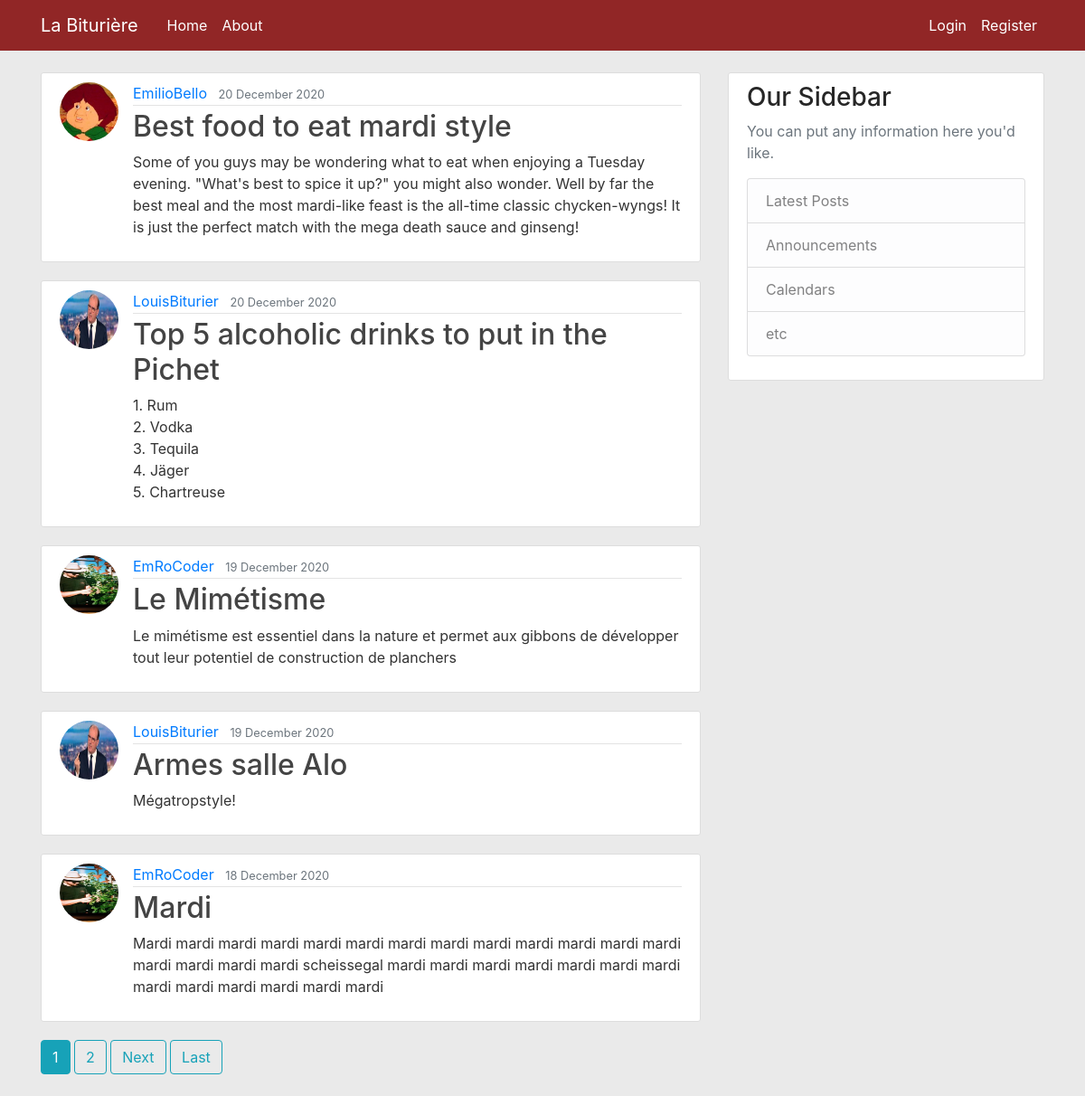
The page / on the database its author committed.
### blog/models.py (models this page shows, shortened)
class Post(models.Model):
    title = models.CharField(max_length=100)
    content = models.TextField()
    date_posted = models.DateTimeField(default=timezone.now)
    author = models.ForeignKey(User, on_delete=models.CASCADE)

### users/models.py (models this page shows, shortened)
class Profile(models.Model):
    user = models.OneToOneField(User, on_delete=models.CASCADE)
    image = models.ImageField(default='default.jpg', upload_to='profile_pics')

### blog/views.py (the view)
# urls.py: path('', PostListView.as_view(), name='blog-home'),
class PostListView(ListView):
    model = Post
    template_name = 'blog/home.html'
    context_object_name = 'posts'
    ordering = ['-date_posted']
    paginate_by = 5

### blog/templates/blog/home.html (shortened to what this page needs)
{% extends "blog/base.html" %}
{% block content %}
    {% for post in posts %}
        <article class="media content-section">
          <img class="rounded-circle article-img" src="{{ post.author.profile.image.url }}">
          <div class="media-body">
            <div class="article-metadata">
              <a class="mr-2" href="{% url 'user-posts' post.author.username %}">{{ post.author }}</a>
              <small class="text-muted">{{ post.date_posted|date:"d F Y" }}</small>
            </div>
            <h2><a class="article-title" href="{% url 'post-detail' post.id %}">{{ post.title }}</a></h2>
            <p class="article-content">{{ post.content }}</p>
          </div>
        </article>
    {% endfor %}
    {% if is_paginated %}
        {% for num in page_obj.paginator.page_range %}
            {% if page_obj.number == num %}
                <a class='btn btn-info mb-4' href="?page={{ num }}">{{ num }}</a>
            {% elif num > page_obj.number|add:'-3' and num < page_obj.number|add:'3' %}
                <a class='btn btn-outline-info mb-4' href="?page={{ num }}">{{ num }}</a>
            {% endif %}
        {% endfor %}
        {% if page_obj.has_next %}
            <a class='btn btn-outline-info mb-4' href="?page={{ page_obj.next_page_number }}">Next</a>
            <a class='btn btn-outline-info mb-4' href="?page={{ page_obj.paginator.num_pages }}">Last</a>
        {% endif %}
    {% endif %}
{% endblock content %}

### blog/templates/blog/base.html (shortened to what this page needs)
{% load static %}
<!DOCTYPE html>
<html lang="en">
<head>
    <link rel="stylesheet" href="https://maxcdn.bootstrapcdn.com/bootstrap/4.0.0/css/bootstrap.min.css">
    <link rel="stylesheet" type="text/css" href="{% static 'blog/main.css' %}">
</head>
<body>
    <header class="site-header">
      <nav class="navbar navbar-expand-md navbar-dark bg-steel fixed-top">
        <div class="container">
          <a class="navbar-brand mr-4" href="{% url 'blog-home' %}">La Biturière</a>
          <div class="collapse navbar-collapse" id="navbarToggle">
            <div class="navbar-nav mr-auto">
              <a class="nav-item nav-link" href="{% url 'blog-home' %}">Home</a>
              <a class="nav-item nav-link" href="{% url 'blog-about' %}">About</a>
            </div>
            <div class="navbar-nav">
                {% if user.is_authenticated %}
                    <a class="nav-item nav-link" href="{% url 'post-create' %}">New post</a>
                    <a class="nav-item nav-link" href="{% url 'profile' %}">Profile</a>
                    <a class="nav-item nav-link" href="{% url 'logout' %}">Logout</a>
                {% else %}
                    <a class="nav-item nav-link" href="{% url 'login' %}">Login</a>
                    <a class="nav-item nav-link" href="{% url 'register' %}">Register</a>
                {% endif %}
            </div>
          </div>
        </div>
      </nav>
    </header>
    <main role="main" class="container">
      <div class="row">
        <div class="col-md-8">
          {% block content %}{% endblock %}
        </div>
        <div class="col-md-4">
          <div class="content-section">
            <h3>Our Sidebar</h3>
            <p class="text-muted">You can put any information here you'd like.
              <ul class="list-group">
                <li class="list-group-item list-group-item-light">Latest Posts</li>
                <li class="list-group-item list-group-item-light">Announcements</li>
                <li class="list-group-item list-group-item-light">Calendars</li>
                <li class="list-group-item list-group-item-light">etc</li>
              </ul>
            </p>
          </div>
        </div>
      </div>
    </main>
</body>
</html>

### blog/static/blog/main.css (style rules this page uses)
body { background: #eaeaea; color: #333333; margin-top: 5rem; }
h1, h2, h3, h4, h5, h6 { color: #262626; }
ul { margin: 0; }
.bg-steel { background-color: #912626; }
.site-header .navbar-nav .nav-link { color: #ffffff; }
.content-section { background: #ffffff; padding: 10px 20px; border: 1px solid #dddddd; border-radius: 3px; margin-bottom: 20px; }
.article-title { color: #444444; }
.article-content { white-space: pre-line; }
.article-img { height: 65px; width: 65px; margin-right: 16px; }
.article-metadata { padding-bottom: 1px; margin-bottom: 4px; border-bottom: 1px solid #e3e3e3 }

### rows shown on the page
Post: author.profile.image (picture), author "EmilioBello", date_posted "20 December 2020", title "Best food to eat mardi style", content "Some of you guys may be wondering what to eat when enjoying a Tuesday evening. \"What's best to spice it up?\" you might also wonder. Well by far the best meal and the most mardi-like feast is the all-time classic chycken-wyngs! It is just the perfect match with the mega death sauce and ginseng!"
Post: author.profile.image (picture), author "LouisBiturier", date_posted "20 December 2020", title "Top 5 alcoholic drinks to put in the Pichet", content "1. Rum 2. Vodka 3. Tequila 4. Jäger 5. Chartreuse"
Post: author.profile.image (picture), author "EmRoCoder", date_posted "19 December 2020", title "Le Mimétisme", content "Le mimétisme est essentiel dans la nature et permet aux gibbons de développer tout leur potentiel de construction de planchers"
Post: author.profile.image (picture), author "LouisBiturier", date_posted "19 December 2020", title "Armes salle Alo", content "Mégatropstyle!"
Post: author.profile.image (picture), author "EmRoCoder", date_posted "18 December 2020", title "Mardi", content "Mardi mardi mardi mardi mardi mardi mardi mardi mardi mardi mardi mardi mardi mardi mardi mardi mardi scheissegal mardi mardi mardi mardi mardi mardi mardi mardi mardi mardi mardi mardi mardi"

### other values the page prints
{{ num }} "1"
{{ num }} "2"
